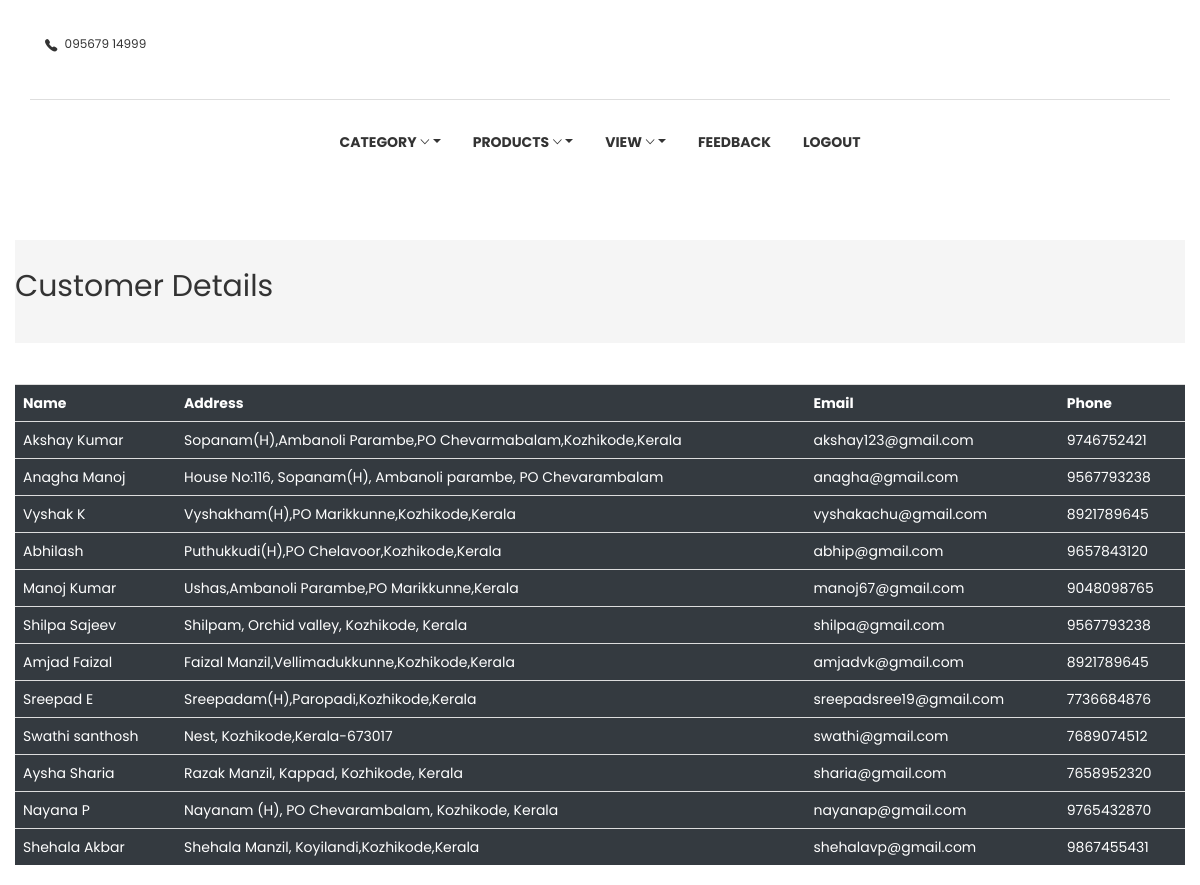
Page /admin_viewusers.php on the committed database.
### tables this page shows
CREATE TABLE `registration` (
  `uid` int(11) NOT NULL AUTO_INCREMENT,
  `Fullname` varchar(20) NOT NULL,
  `Username` varchar(15) NOT NULL,
  `Address` varchar(100) NOT NULL,
  `Email` varchar(30) NOT NULL,
  `Phone` varchar(12) NOT NULL,
  PRIMARY KEY (`uid`)
);

### admin_viewusers.php (the view, shortened to what this page needs)
<?php
 include('dbconnection.php');
?>
<!DOCTYPE html>
<html lang="en">
<head>
    <link rel="stylesheet" href="https://stackpath.bootstrapcdn.com/bootstrap/4.5.0/css/bootstrap.min.css">
  <link rel="stylesheet" href="plugins/themefisher-font/style.css">
  <link rel="stylesheet" href="plugins/bootstrap/css/bootstrap.min.css">
  <link rel="stylesheet" href="plugins/animate/animate.css">
  <link rel="stylesheet" href="plugins/slick/slick.css">
  <link rel="stylesheet" href="plugins/slick/slick-theme.css">
  <link rel="stylesheet" href="css/style.css">
</head>
<body id="body">
<section class="top-header">
	<div class="container">
		<div class="row">
			<div class="col-md-4 col-xs-12 col-sm-4">
				<div class="contact-number">
					<i class="tf-ion-ios-telephone"></i>
					<span>095679 14999</span>
				</div>
			</div>
			<div class="col-md-4 col-xs-12 col-sm-4">
				<div class="logo text-center">
					<a href="index.html">
					</a>
				</div>
			</div>
			</div>
		</div>
</section>
<?php include 'admin_menu.php' ?>
	    <section class="pt-5">
        <div class="container-fluid">
            <div class="row">
                <div class="col-md-12">
                    <div class="page-header clearfix">
                        <h2 class="float-left">Customer Details</h2>
                    </div>
                    <br>
     <table align="center" class='table table-hover table-dark table-responsive-sm'>
				<tr>
					<th>Name</th>
					<th>Address</th>
					<th>Email</th>
					<th>Phone</th>
				</tr>
	  <?php
	  $sql="SELECT * FROM registration";
	  	$result = $con->query($sql);
	  if ($result->num_rows > 0) {
  while($row = $result->fetch_assoc()) {
  	?>
  		<tr>
			<td><?php echo $row['Fullname']; ?></td>
			<td><?php echo $row['Address']; ?></td>
			<td><?php echo $row['Email']; ?></td>
			<td><?php echo $row['Phone']; ?></td>
		</tr>
  	<?php
  }
} else {
  echo "0 results";
}
	  ?>
			  </table>
                </div>
            </div>
        </div>
    </section>
  </body>
  </html>

### css/style.css (style rules this page uses)
body { line-height: 1.5; font-family: "Poppins", sans-serif; -webkit-font-smoothing: antialiased; }
h1, h2, h3, h4, h5, h6 { font-family: "Poppins", sans-serif; }
h1, h2, h3, h4, h5, h6 { font-weight: 400; }
a, a:focus, a:hover { text-decoration: none; outline: 0; color: #000; }
.page-header { background: #f5f5f5; margin-top: 20px; border-bottom: none; padding: 30px 0; }
.top-header .container { padding-top: 35px; padding-bottom: 35px; border-bottom: 1px solid #dedede; }
.top-header .contact-number { font-size: 12px; color: #333; }
.top-header .contact-number i { margin-right: 4px; font-size: 18px; vertical-align: middle; }
.top-header .logo a { display: inline-block; }

### admin_viewusers.php (style rules this page uses)
body { background-image: url('bg.jpg'); }
.page-header h2 { margin-top: 0; }
body { font-size: 14px; }

### rows in the picture
registration: Fullname "Akshay Kumar", Address "Sopanam(H),Ambanoli Parambe,PO Chevarmabalam,Kozhikode,Kerala", Email "akshay123@gmail.com", Phone "9746752421"
registration: Fullname "Anagha Manoj", Address "House No:116, Sopanam(H), Ambanoli parambe, PO Chevarambalam", Email "anagha@gmail.com", Phone "9567793238"
registration: Fullname "Vyshak K", Address "Vyshakham(H),PO Marikkunne,Kozhikode,Kerala", Email "vyshakachu@gmail.com", Phone "8921789645"
registration: Fullname "Abhilash", Address "Puthukkudi(H),PO Chelavoor,Kozhikode,Kerala", Email "abhip@gmail.com", Phone "9657843120"
registration: Fullname "Manoj Kumar", Address "Ushas,Ambanoli Parambe,PO Marikkunne,Kerala", Email "manoj67@gmail.com", Phone "9048098765"
registration: Fullname "Shilpa Sajeev", Address "Shilpam, Orchid valley, Kozhikode, Kerala", Email "shilpa@gmail.com", Phone "9567793238"
registration: Fullname "Amjad Faizal", Address "Faizal Manzil,Vellimadukkunne,Kozhikode,Kerala", Email "amjadvk@gmail.com", Phone "8921789645"
registration: Fullname "Sreepad E", Address "Sreepadam(H),Paropadi,Kozhikode,Kerala", Email "sreepadsree19@gmail.com", Phone "7736684876"
registration: Fullname "Swathi santhosh", Address "Nest, Kozhikode,Kerala-673017", Email "swathi@gmail.com", Phone "7689074512"
registration: Fullname "Aysha Sharia", Address "Razak Manzil, Kappad, Kozhikode, Kerala", Email "sharia@gmail.com", Phone "7658952320"
registration: Fullname "Nayana P", Address "Nayanam (H), PO Chevarambalam, Kozhikode, Kerala", Email "nayanap@gmail.com", Phone "9765432870"
registration: Fullname "Shehala Akbar", Address "Shehala Manzil, Koyilandi,Kozhikode,Kerala", Email "shehalavp@gmail.com", Phone "9867455431"
